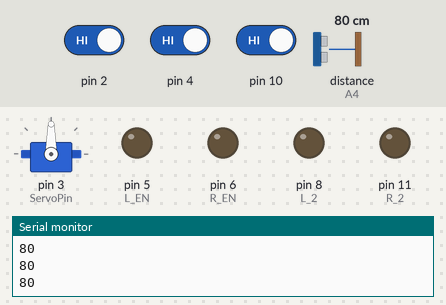
Simulated run of this sketch. Board: Arduino Uno, built with avr-gcc and run on an emulated ATmega328P. On the bench: servo, output pins drawn as LEDs (lit = HIGH), the last lines printed to the serial monitor. Wiring (inferred from the names in the program): ultrasonic range finder: trigger A5; echo A4. Inputs (shaded band) come from the test bench; at power-on: pin 4 HIGH, distance to the obstacle (sensor on A4) 80 cm, pin 2 HIGH, pin 10 HIGH. The echo pulse lasts 58.3 µs per cm; pins used as bus, display or sensor lines are not drawn.

Above: at 1.2 s.
1.3 s: pin 4 driven LOW
At 2.3 s:
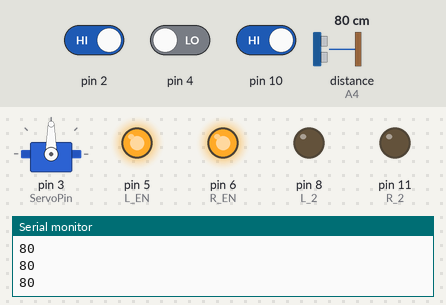
2.8 s: distance to the obstacle (sensor on A4) set to 12 cm
4.3 s: distance to the obstacle (sensor on A4) set to 9 cm
At 5.5 s:
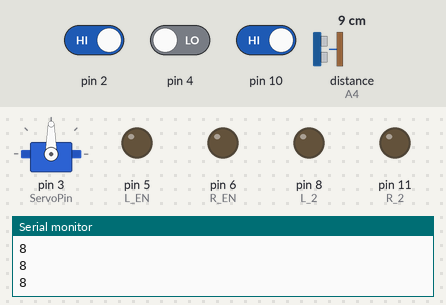
5.8 s: distance to the obstacle (sensor on A4) set to 18 cm
At 7.0 s:
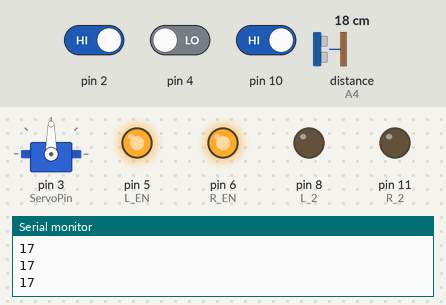
7.3 s: pin 2 driven LOW and pin 10 driven LOW
At 7.7 s:
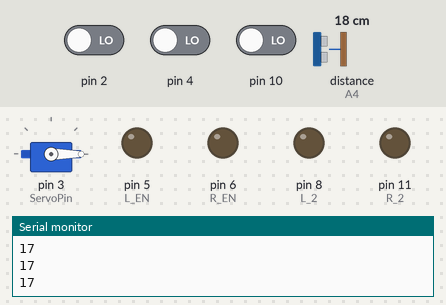
8.8 s: pin 2 driven HIGH
At 9.4 s:
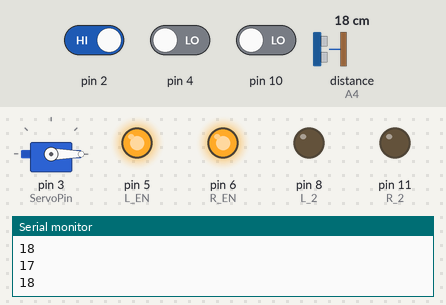
Timing chart, 0 to 11.3 s (numbered marks = the images above; inputs shaded):
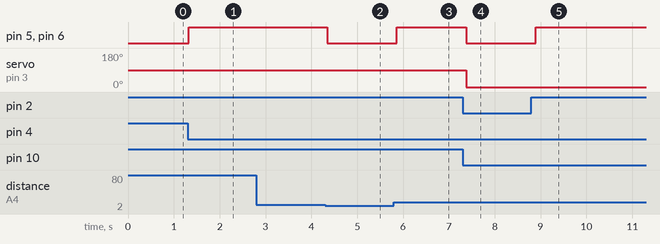

Measured:
- the behaviour switches between 11 and 10 cm on distance to the obstacle (sensor on A4) (found by bisection; images 1 and 2)
- after the input at 1.3 s, pin 5 (L_EN), pin 6 (R_EN): LOW → HIGH at once
- after the input at 4.3 s, pin 5 (L_EN), pin 6 (R_EN): HIGH → LOW after 0.05 s
- after the input at 5.8 s, pin 5 (L_EN), pin 6 (R_EN): LOW → HIGH after 0.06 s
- after the input at 7.3 s, pin 5 (L_EN), pin 6 (R_EN): HIGH → LOW after 0.08 s; servo on pin 3 (ServoPin): 90° → 0° after 0.08 s
- after the input at 8.8 s, pin 5 (L_EN), pin 6 (R_EN): LOW → HIGH after 0.10 s

The sketch:

ECE3882_ElegooRobot2.ino
```cpp
/**
 * This file provides some starting structure for controlling
 * the Elegoo robot car and interfacing with its sensors.
 */

// Library for controlling the hobby servo
#include <Servo.h>

// Configuration
// Period of the loop, in ms
#define LoopTime 100

// Motor driver pin connections
#define L_EN 5  // left motor R_ENble
#define L_1 7  // left motor control
#define L_2 8  // left motor control
#define R_EN 6  // right motor R_ENble
#define R_1 9  // right motor control
#define R_2 11 // right motor control

// Ultrasonic rangefinder pin connections
#define Echo A4
#define Trig A5

// Servo pins
#define ServoPin 3

// Macros to read the three line tracking sensors.
// These will return '0' with a light surface and '1'
// with a dark surface.
#define LT_R !digitalRead(10)
#define LT_M !digitalRead(4)
#define LT_L !digitalRead(2)

// global variables
Servo head;  // create servo object to control the looking direction
long prevMillis; // used to time loop()

/**
 *  Create reusable functions here or in additional files that
 *  you #include.  For example, functions could
 *  set the speed and direction of the left side and right side,
 *  or make the robot as a whole turn left or right or go
 *  straight (or you could do the former and then use that to
 *  create the latter), and functions could interpret sensor
 *  data, change states, R_ENct behaviors, etc.
 */

/**
 * You may or may not want functions like stopRobot().  With your chosen
 * breakdown of functions, is it useful and sensible to have a
 * function that stops the robot?
 */
void stopRobot(){
  digitalWrite(R_EN, LOW);
    digitalWrite(L_EN, LOW);
  digitalWrite(L_1, LOW);
    digitalWrite(L_2, LOW);
    digitalWrite(R_1, LOW);
    digitalWrite(R_2, LOW);
  // Disable the motors?  Set a speed variable to 0?
  // Depends on your hierarchy and where this function
  // fits into it.
}

/**
 *  Motor controller control information:
 *  Setting L_1 high and L_2 low sets the left motor forwards.
 *  R_1 low and R_2 high sets the right motor forwards.
 *  Swap those polarities to make the motors turn backwards.
 *  Setting both control signals low applies a brake.
 *  When the IN_ signals are set for forwards or backwards,
 *  the R_EN and L_EN signals can be modulated with PWM
 *  to control the speed of the motors.  See the analogWrite()
 *  Arduino function for an easy way to create PWM.
 */

/**
 *  Ultrasonic distance measurement.  Returns distance in cm.
 *  Max distance is ~1.5m, based on the timeout of pulseIn().
 *  This is an example of a lowest-level function, since it
 *  interacts with, and depends on, the lowest level of hardware
 *  of the processor and sensor.
 */
int readDistance() {
  digitalWrite(Trig, LOW);  // ensure ping is off
  delayMicroseconds(2);
  digitalWrite(Trig, HIGH); // start ping
  delayMicroseconds(10);
  digitalWrite(Trig, LOW);  // end ping
  return (int)pulseIn(Echo, HIGH, 10000) / 58; // measure time of flight and convert to cm
}

/**
 * waitForTick() blocks until a periodic time based on the global millis() time,
 * which can be used to force loop() to run at a predictable rate (as long as
 * the code in loop() is faster than the tick time).
 * This may or may not be desirable for your code, but it usually is.
 */
void waitForTick(){
  // block until the specified time
  while((millis() - prevMillis) <= LoopTime);
  prevMillis = millis();
  return;
}


void setup(){
  // Start serial comm in case you want to debug with it
  Serial.begin(9600);

  // Configure the pins that are outputs
  pinMode(Trig, OUTPUT);
  pinMode(L_1, OUTPUT);
  pinMode(L_2, OUTPUT);
  pinMode(R_1, OUTPUT);
  pinMode(R_2, OUTPUT);
  pinMode(R_EN, OUTPUT);
  pinMode(L_EN, OUTPUT);
  pinMode(ServoPin, OUTPUT);

  // Attach the servo controller to the servo pin
  head.attach(ServoPin);
  // Set the head looking forward.
  head.write(90);

  // record the current time for the timing function
  prevMillis = millis();
}

void loop() {
  // calling waitForTick() at the beginning of loop will keep it periodic
  waitForTick();

  // Example of reading the ultrasonic rangefinder and printing to
  // the serial port.
  // Note that readDistance() is blocking, meaning that it will prevent
  // any other code from executing until it returns.  This will
  // take a variable amount of time, up to ~10 ms.
  Serial.println(readDistance());
  if(readDistance()>=10)
  {
  // Example of how the sensor macros can be used.  Whether or not this
  // type of sensor interaction belongs in loop() is up to your
  // code structure.
  if(LT_M){
    digitalWrite(R_EN, HIGH);
    digitalWrite(L_EN, HIGH);
    digitalWrite(L_1, HIGH);
    digitalWrite(L_2, LOW);
    digitalWrite(R_1, HIGH);
    digitalWrite(R_2, LOW);
  }

  if((LT_R)&&(LT_M))     // Turn right
  {
     digitalWrite(R_EN, HIGH);
    digitalWrite(L_EN, HIGH);
    digitalWrite(L_1, HIGH);
    digitalWrite(L_2, LOW);
    digitalWrite(R_1, LOW);
    digitalWrite(R_2, LOW);

  }

  if((LT_L)&&(LT_M) )    // turn left
  { digitalWrite(R_EN, HIGH);
    digitalWrite(L_EN, HIGH);
    digitalWrite(L_1, LOW);
    digitalWrite(L_2, LOW);
    digitalWrite(R_1, HIGH);
    digitalWrite(R_2, LOW);
  }

  if((LT_L) && (LT_R) && (LT_M))     // stop
  { stopRobot();
  head.write(0);// manufacturing stop at 12 inches as mentioned in the document
  if(readDistance<=30)
  {stopRobot();
  }
  }
  }
  else
  {
    stopRobot();
  }
}
```
